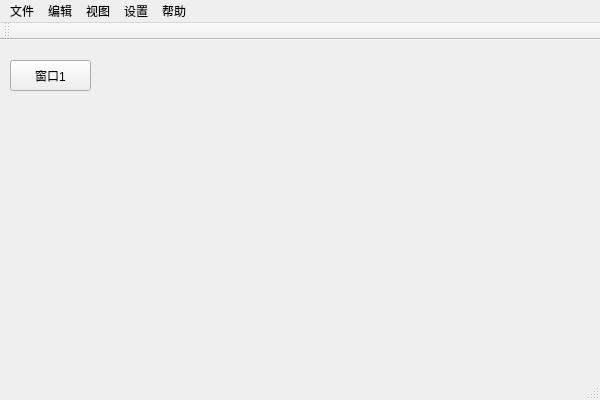
<?xml version="1.0" encoding="UTF-8"?>
<ui version="4.0">
 <class>PictureFactoryClass</class>
 <widget class="QMainWindow" name="PictureFactoryClass">
  <property name="geometry">
   <rect>
    <x>0</x>
    <y>0</y>
    <width>600</width>
    <height>400</height>
   </rect>
  </property>
  <property name="windowTitle">
   <string>PictureFactory</string>
  </property>
  <widget class="QWidget" name="centralWidget">
   <widget class="QWidget" name="widget" native="true">
    <property name="geometry">
     <rect>
      <x>0</x>
      <y>10</y>
      <width>591</width>
      <height>51</height>
     </rect>
    </property>
    <widget class="QPushButton" name="pushButton_editor">
     <property name="geometry">
      <rect>
       <x>10</x>
       <y>10</y>
       <width>81</width>
       <height>31</height>
      </rect>
     </property>
     <property name="text">
      <string>窗口1</string>
     </property>
    </widget>
   </widget>
  </widget>
  <widget class="QMenuBar" name="menuBar">
   <property name="geometry">
    <rect>
     <x>0</x>
     <y>0</y>
     <width>600</width>
     <height>22</height>
    </rect>
   </property>
   <widget class="QMenu" name="menu">
    <property name="title">
     <string>文件</string>
    </property>
   </widget>
   <widget class="QMenu" name="menu_2">
    <property name="title">
     <string>编辑</string>
    </property>
   </widget>
   <widget class="QMenu" name="menu_3">
    <property name="title">
     <string>视图</string>
    </property>
   </widget>
   <widget class="QMenu" name="menu_4">
    <property name="title">
     <string>设置</string>
    </property>
   </widget>
   <widget class="QMenu" name="menu_5">
    <property name="title">
     <string>帮助</string>
    </property>
   </widget>
   <addaction name="menu"/>
   <addaction name="menu_2"/>
   <addaction name="menu_3"/>
   <addaction name="menu_4"/>
   <addaction name="menu_5"/>
  </widget>
  <widget class="QToolBar" name="mainToolBar">
   <attribute name="toolBarArea">
    <enum>TopToolBarArea</enum>
   </attribute>
   <attribute name="toolBarBreak">
    <bool>false</bool>
   </attribute>
  </widget>
  <widget class="QStatusBar" name="statusBar"/>
 </widget>
 <layoutdefault spacing="6" margin="11"/>
 <resources>
  <include location="PictureFactory.qrc"/>
 </resources>
 <connections/>
</ui>
